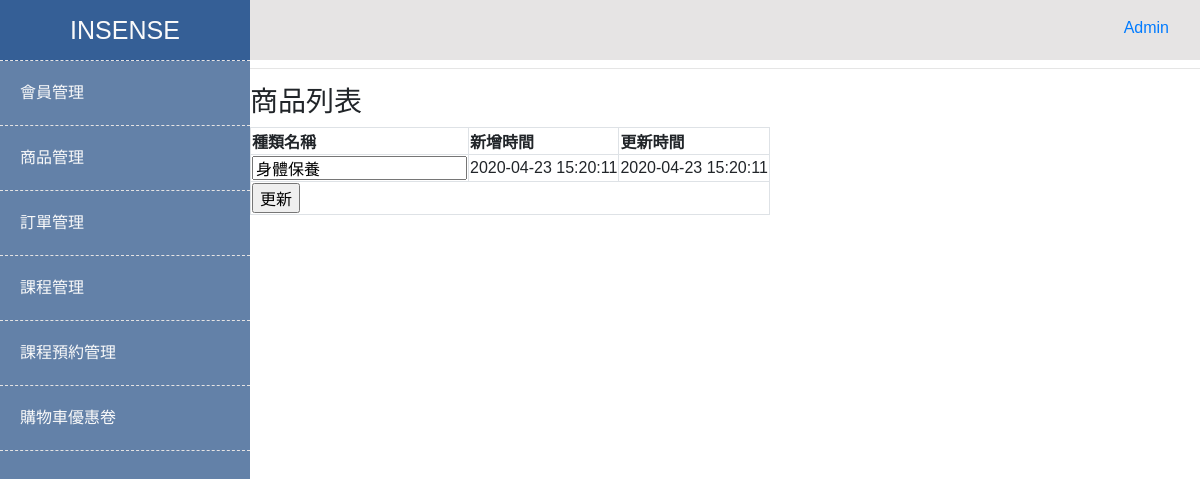
Page /admin/Insense/backStage/editCategory.php?editCategoryId=4 (signed in) on the committed database.
### tables this page shows
CREATE TABLE `categories` (
  `categoryId` int(11) NOT NULL COMMENT '流水號',
  `categoryName` varchar(100) DEFAULT NULL COMMENT '類別名稱',
  `categoryParentId` int(11) NOT NULL DEFAULT '0' COMMENT '上層編號',
  `created_at` datetime NOT NULL DEFAULT CURRENT_TIMESTAMP COMMENT '新增時間',
  `updated_at` datetime NOT NULL DEFAULT CURRENT_TIMESTAMP ON UPDATE CURRENT_TIMESTAMP COMMENT '更新時間'
);

### admin/Insense/backStage/editCategory.php (the view, shortened to what this page needs)
<?php
require_once('../templates/header.php');
require_once('../templates/leftSideBar.php');
require_once('../templates/rightContainer.php');
?>
<hr />
<h3>商品列表</h3>
<form name="myForm" method="POST" action="../action/updateCategory.php">
  <table class="border">
    <thead>
      <tr>
        <th class="border">種類名稱</th>
        <th class="border">新增時間</th>
        <th class="border">更新時間</th>
      </tr>
    </thead>
    <tbody>
      <?php
      $sql = "SELECT `categories`.`categoryId`, `categories`.`categoryName`, `categories`.`created_at`, `categories`.`updated_at`
                FROM  `categories`
                WHERE `categories`.`categoryId` = ? ";
      $arrParam = [
        (int) $_GET['editCategoryId']
      ];
      $stmt = $pdo->prepare($sql);
      $stmt->execute($arrParam);
      if ($stmt->rowCount() > 0) {
        $arr = $stmt->fetchAll(PDO::FETCH_ASSOC);
      ?>
        <tr>
          <td class="border">
            <input type="text" name="categoryName" value="<?php echo $arr[0]['categoryName']; ?>" maxlength="100" />
          </td>
          <td class="border"><?php echo $arr[0]['created_at']; ?></td>
          <td class="border"><?php echo $arr[0]['updated_at']; ?></td>
        </tr>
      <?php
      } else {
      ?>
        <tr>
          <td colspan="3">沒有資料</td>
        </tr>
      <?php
      }
      ?>
    </tbody>
    <tfoot>
      <tr>
        <?php if ($stmt->rowCount() > 0) { ?>
          <td class="border" colspan="3"><input type="submit" name="smb" value="更新"></td>
        <?php } ?>
      </tr>
  </table>
</form>
<?php
require_once('../templates/footer.php');
?>

### admin/Insense/backstageCss/style.css (style rules this page uses)
:root { --main-bg-white: #FAFAFA; --nav-bg-grey: #6c6c6d; --main-text-black: #000008; --main-logo-blue: #6381a8; --main-light-blue: #ACC5E1; --main-padding-grey: rgb(230, 228, 228); }
body { overflow-x: hidden; font-family: 'Noto Sans TC', sans-serif; font-size: 16px; position: relative; }

### rows in the picture
categories: categoryName "身體保養", created_at "2020-04-23 15:20:11", updated_at "2020-04-23 15:20:11"
